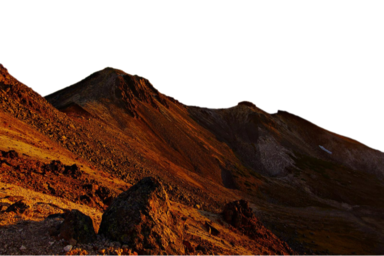
#> input picture TEST/156.png, 384 x 256 px, found by its file name
$ python -i main.py   (imports and definitions only)
#> lines starting #> are read from the running program, lines starting #| are printed output that depends on the picture
import cv2
import numpy as np
from skimage.feature import hog
import os
import matplotlib.pyplot as plt

# Thư mục chứa các ảnh
images_dir = 'DATA/'
# Danh sách tên các file ảnh
image_files = os.listdir(images_dir)

def convert_to_hog(img_path):
#> called with img_path = 'DATA/156.png'
    image = cv2.imread(img_path)
#> image is the input picture: shape (256, 384, 3); mean B, G, R 109.3, 119.4, 140
    gray_image = cv2.cvtColor(image, cv2.COLOR_BGR2GRAY)
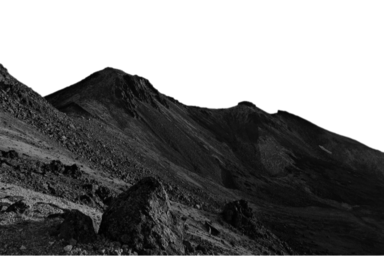
#> gray_image: shape (256, 384); min 1, max 255, mean 124.4
    (fd, hog_image) = hog(gray_image, orientations=9, pixels_per_cell=(32, 32),
                          cells_per_block=(2, 2), visualize=True, block_norm='L2')
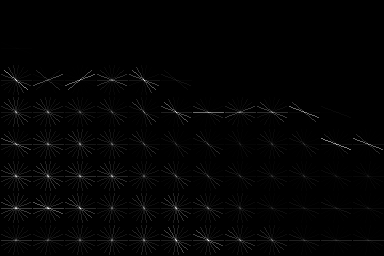
#> hog_image: shape (256, 384) float64; min 0, max 26.01, mean 0.3; drawn with min black and max white
#> fd = 2772 values, max 0.993 at index 1175, min 0 at index 0, mean 0.0936
    return fd

def convert_to_rgb(img_path):
    image = cv2.imread(img_path)
    image = cv2.cvtColor(image, cv2.COLOR_BGR2RGB)
    height, width, _ = image.shape
    block_size = 64
    rgb_features = np.array([])
    for y in range(0, height, block_size):
        for x in range(0, width, block_size):
            block = image[y:y+block_size, x:x+block_size]
            hist_red = cv2.calcHist([block], [0], None, [16], [0, 256])
            hist_green = cv2.calcHist([block], [1], None, [16], [0, 256])
            hist_blue = cv2.calcHist([block], [2], None, [16], [0, 256])
            cv2.normalize(hist_red, hist_red)
            cv2.normalize(hist_green, hist_green)
            cv2.normalize(hist_blue, hist_blue)
            hist_rgb = np.concatenate((hist_red.flatten(), hist_green.flatten(), hist_blue.flatten()))
            rgb_features = np.concatenate((rgb_features, hist_rgb))
    return rgb_features

def convert_to_lbp(img_path):
    image = cv2.imread(img_path)
    image = cv2.cvtColor(image, cv2.COLOR_BGR2GRAY)
    # Khởi tạo một ma trận LBP có kích thước bằng kích thước ảnh và giá trị ban đầu là 0
    lbp_image = np.zeros_like(image)
    height, width = image.shape

    for i in range(1, height - 1):
        for j in range(1, width - 1):
            # Lấy ngưỡng của pixel trung tâm
            center = image[i, j]

            # So sánh giá trị của các pixel lân cận với ngưỡng của pixel trung tâm và gán giá trị cho LBP
            lbp_code = 0
            lbp_code |= (image[i-1, j-1] >= center) << 7
            lbp_code |= (image[i-1, j] >= center) << 6
            lbp_code |= (image[i-1, j+1] >= center) << 5
            lbp_code |= (image[i, j+1] >= center) << 4
            lbp_code |= (image[i+1, j+1] >= center) << 3
            lbp_code |= (image[i+1, j] >= center) << 2
            lbp_code |= (image[i+1, j-1] >= center) << 1
            lbp_code |= (image[i, j-1] >= center) << 0
            # Gán giá trị LBP cho pixel tương ứng
            lbp_image[i, j] = lbp_code
    # Tính toán histogram của LBP
    hist, _ = np.histogram(lbp_image, bins=256, range=(0, 256))
    # Chuẩn hóa histogram
    hist = hist.astype(float) / np.sum(hist)
    return hist.flatten()

def convert_to_rgb1(img_path):
    image = cv2.imread(img_path)
    hist_rgb = cv2.calcHist([image], [0, 1, 2], None, [8, 8, 8], [0, 256, 0, 256, 0, 256])
    cv2.normalize(hist_rgb, hist_rgb)
    return hist_rgb.flatten()


def khoangcach_euclidean(x, y):
    squared_distance = 0
    for i in range(len(x)):
        squared_distance += (x[i] - y[i]) ** 2
    return squared_distance ** 0.5

def chuan_hoa_euclidean_ve_khoang(distance):
    #Chuẩn hóa khoảng cách euclidean về đoạn [0,1] để dễ tính toán (dùng công thức Min-Max)
    max_distance = np.max(distance)
    min_distance = np.min(distance)
    chuanhoa_distances = (distance-min_distance)/(max_distance - min_distance)
    return chuanhoa_distances

def danhsach_euclidean(input_image_dt, dt_features_list):
    #Hàm chạy tính khoảng cách euclidean của input với tất cả ảnh trong data
    distance_euclidean = np.array([])
    for i, dt_data in enumerate(dt_features_list):
        distance_euclidean = np.append(distance_euclidean, khoangcach_euclidean(dt_data, input_image_dt))
    distance_euclidean = chuan_hoa_euclidean_ve_khoang(distance_euclidean)
    return distance_euclidean

def knn(X_train, Y_train, X_new, k):
    hog = danhsach_euclidean(X_new[0], X_train[0])
    rgb = danhsach_euclidean(X_new[1], X_train[1])
    lbp = danhsach_euclidean(X_new[2], X_train[2])
    rgb1 = danhsach_euclidean(X_new[3], X_train[3])

    hog_rgb_similarities = 0.5*rgb1 + 0.3*hog + 0.2*lbp
    #hog_rgb_similarities = rgb1 + hog + 0.2*lbp

    sorted_similarities_euclidean = np.argsort(hog_rgb_similarities)[::1]

    # Chọn k điểm gần nhất
    top_similar_images = []
    for idx in sorted_similarities_euclidean[:k]:
        image_name = Y_train[0][idx]
        similarity = hog_rgb_similarities[idx]
        top_similar_images.append((image_name, similarity))
    return top_similar_images

#Đừờng dẫn ănh input
input_path = 'DATA/156.png'

#Đương dẫn của file lưu các bộ đặc trưng
path_hog ="DACTRUNG/hog.npy"
path_rgb ="DACTRUNG/rgb.npy"
path_lbp ="DACTRUNG/lbp.npy"
path_rgb1 ="DACTRUNG/rgball.npy"


# [4 lines not run here, left out]

#Sắp xếp các đặc trưng vào danh sách riêng
# [1 line that did not run here, left out]
# [1 line that did not run here, left out]
# [1 line that did not run here, left out]
# [1 line that did not run here, left out]
# [1 line that did not run here, left out]

#Trích rút các đặc trưng của ảnh input
input_hog_features = convert_to_hog(input_path)
#> input_hog_features has the same summary as fd in convert_to_hog
input_rgb_features = convert_to_rgb(input_path)
input_lbp_features = convert_to_lbp(input_path)
#> after the loop in convert_to_lbp, `for i in range(1, height - 1):`:
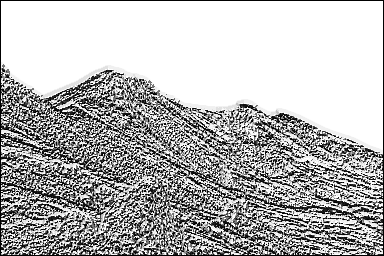
#> lbp_image: shape (256, 384); min 0, max 255, mean 182.1
#> in convert_to_lbp, `hist, _ = np.histogram(lbp_image, bins=256, range=(0, 256))`: hist = 256 values, max 42471 at index 255, min 0 at index 170, mean 384
#> in convert_to_lbp, `hist = hist.astype(float) / np.sum(hist)`: hist = 256 values, max 0.432 at index 255, min 0 at index 170, mean 0.00391
#> input_lbp_features has the same summary as hist in convert_to_lbp
input_rgb1_features = convert_to_rgb1(input_path)
#> input_rgb1_features = 512 values, max 0.838 at index 511, min 0 at index 5, mean 0.00414

#Đưa đặc trưng vào tập train và test để chuẩn bị
X_new = [input_hog_features, input_rgb_features, input_lbp_features, input_rgb1_features]
# [1 line that did not run here, left out]
# [1 line that did not run here, left out]

# Lấy ra danh sách ảnh giống nhất
k = 4
# [1 line that did not run here, left out]

# In ra thông tin tat ca cac anh
# [5 lines not run here, left out]
# [1 line that did not run here, left out]
# [18 lines not run here, left out]

>>> result = convert_to_rgb('../DATA/anh100.png')
#> call 2 of convert_to_rgb, with img_path = '../DATA/anh100.png'
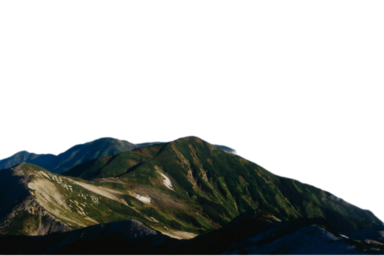
#> input picture DATA/anh100.png, 384 x 256 px
#> in convert_to_rgb, image is the input picture: shape (256, 384, 3); mean B, G, R 174.4, 176.6, 173.9
